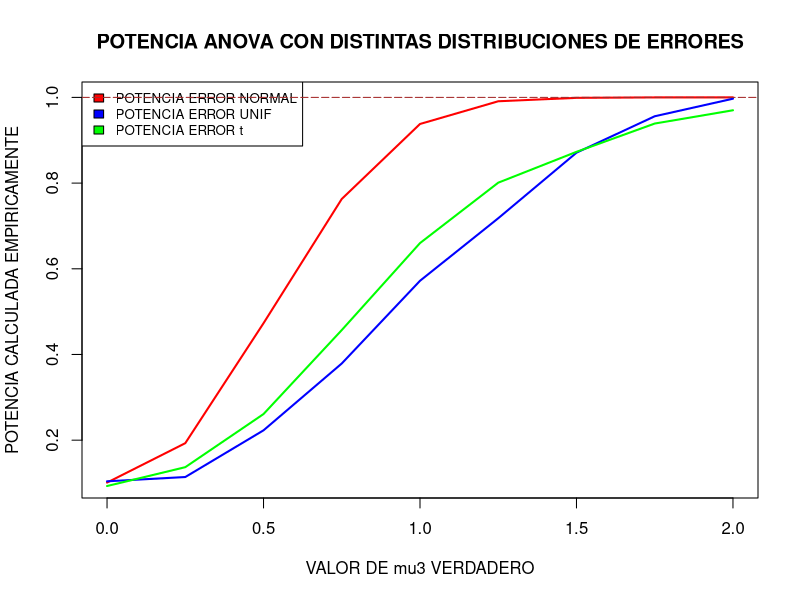
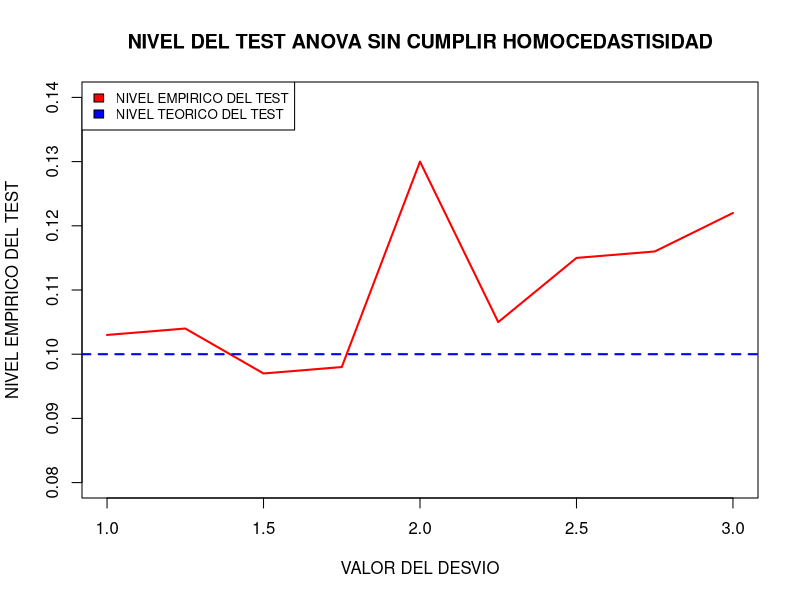
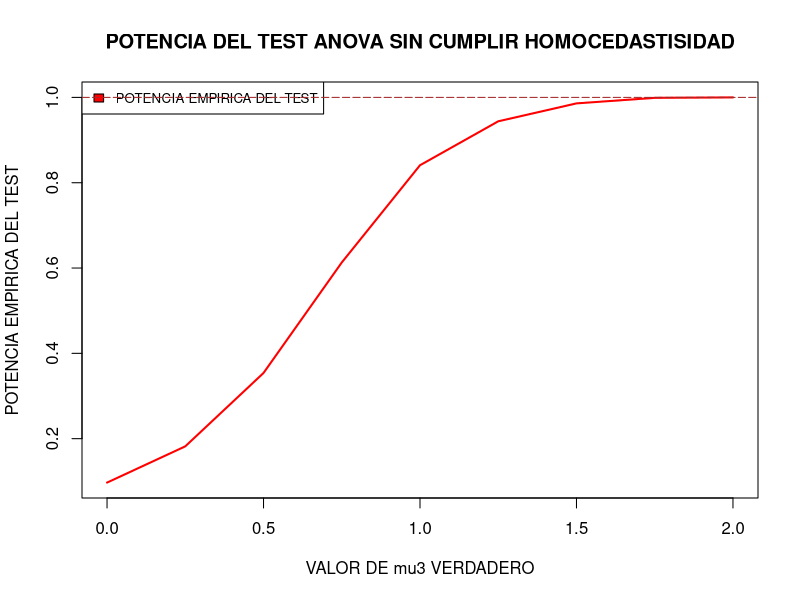
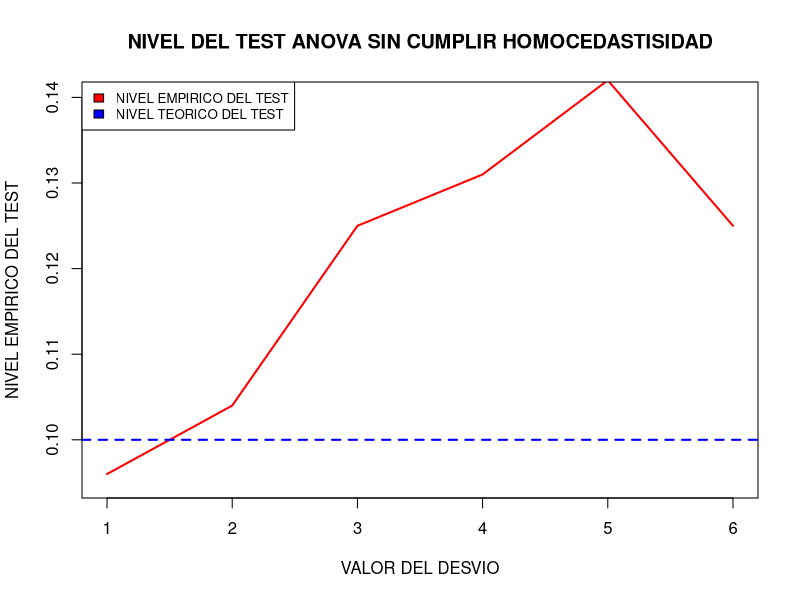
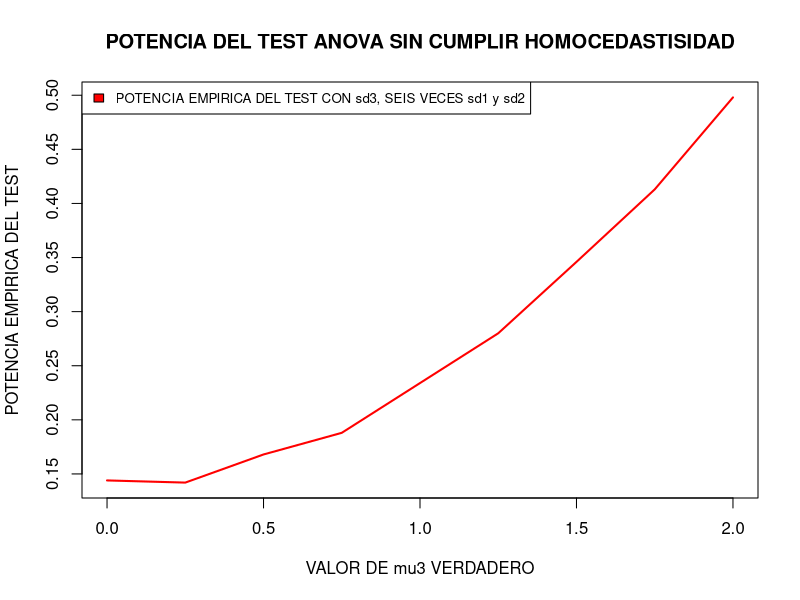
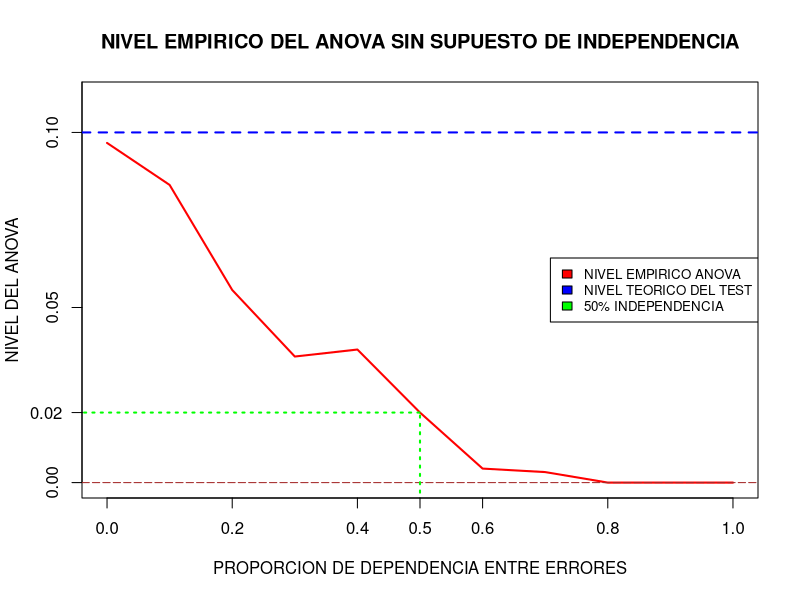
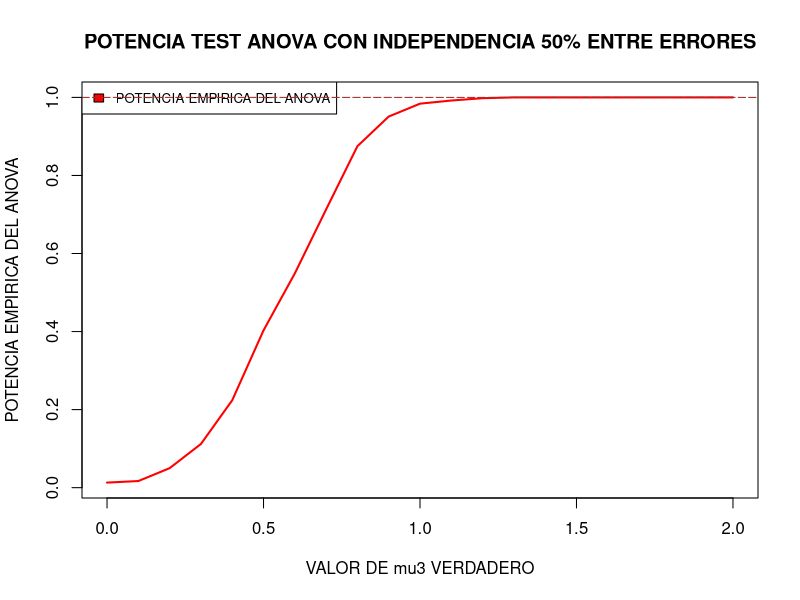
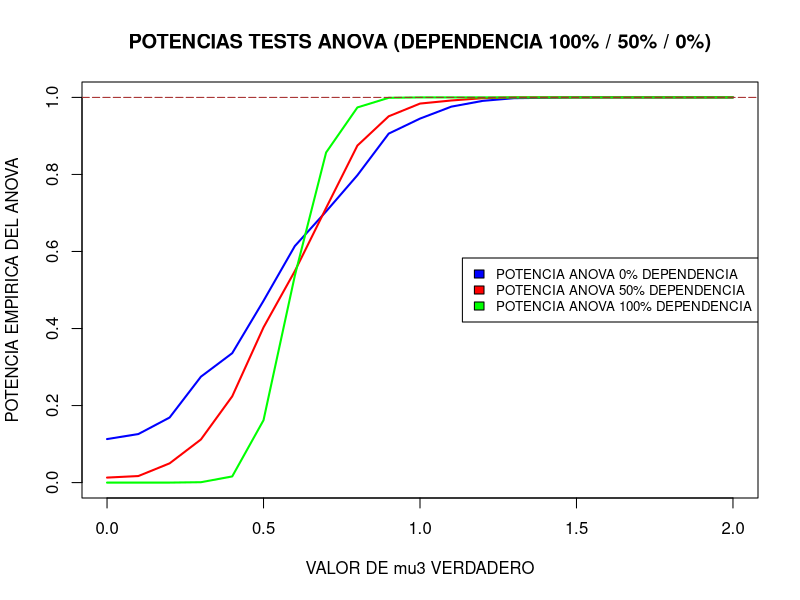

The R source for these figures, in order:
## ---- chunk 1
knitr::opts_chunk$set(echo = TRUE)
## ---- chunk 2
set.seed(999)
## ---- chunk 3
## experimentación anova

escenario1 = function(mus, J, desvio1 = sqrt(3), desvio2 = sqrt(3),
                      desvio3 = sqrt(3)){
  
  grupos = cbind(mus[1] + rnorm(J, 0, desvio1), 
                 mus[2] + rnorm(J, 0, desvio2),
                 mus[3] + rnorm(J, 0, desvio3))
}

SStot = function(muestra){
  sum((muestra - mean(muestra))^2)
}

SSw = function(muestra){
  sum(apply(muestra, 2, SStot))
}

SSb = function(muestra){
  J = nrow(muestra)
  media_tot = mean(muestra)
  J*(sum((colMeans(muestra) - media_tot)^2 ))
}



ploteame <- function(y1, y2=NULL, y3=NULL, x, posicion = "topleft",
                     xlab, ylab, main=NULL, l1=NULL, l2=NULL, l3=NULL,
                     col1 = "red", col2 = "blue", col3 = "green",
                     ylim = NULL, xaxp = NULL,
                     yaxp = NULL) {#Función que plotea 3 gráficos
  plot(y = y1, x = x, 
                     xlab = xlab, col = col1, type = "l",
                     ylab = ylab,
                     main = main,
                     ylim = ylim,
                     lwd = 2,
                     xaxp = xaxp,
                     yaxp = yaxp)

  if (is.numeric(y2)) {
    lines(x = x, lwd = 2,
        y = y2, col = col2)

    lines(x = x, lwd = 2,
        y = y3, col = col3)
    }

  legend(posicion,
       c(l1, l2, l3),
       fill = c(col1, col2, col3), cex = 0.8)
}
## ---- chunk 4
muestra = escenario1(mus = c(0, 0, 0), J = 20)
## ---- chunk 5
round(SStot(muestra), 3) == round(SSw(muestra) + SSb(muestra), 3)
## ---- chunk 6
# Creamos una funcion que calcula el Fcritico y el Fobservado, y devuelve
# True, en caso de rechazar H0 o False en caso de no tener evidencia suficiente
# para rechazarla.
rechazaHO <- function (muestra) {
  F_critico <- qf(p = 0.9, 
                  df1 = ncol(muestra) - 1, 
                  df2 = 3 * (nrow(muestra) - 1))
  
  F_observado <- (SSb(muestra) * ncol(muestra) * (nrow(muestra) - 1)) / 
                 ((ncol(muestra) - 1) * SSw(muestra))
  
  return(F_observado >= F_critico)
}
## ---- chunk 7

(proporcion_rechazos_h0 <- mean(replicate(1000, rechazaHO(escenario1(mus = c(0, 0, 0), J = 20, desvio1 = sqrt(1), desvio2 = sqrt(1), desvio3 = sqrt(1))))))

## ---- chunk 8
escenario2 <- function (medias, J) {
  grupos = cbind(medias[1] + runif(n = J, min = -3, max = 3), 
                 medias[2] + runif(n = J, min = -3, max = 3),
                 medias[3] + runif(n = J, min = -3, max = 3))
  return(grupos)
  }
## ---- chunk 9
escenario3 <- function (medias, J) {
  grupos = cbind(medias[1] + rt(n = J, df = 3), 
                 medias[2] + rt(n = J, df = 3),
                 medias[3] + rt(n = J, df = 3))
  return(grupos)
  }
## ---- chunk 10
proporcion_rechazos_h0_error_normal <- function(medias, J) {
  return(mean(replicate(1000, rechazaHO(escenario1(medias, J, desvio1=sqrt(1) 
                                                      , desvio2=sqrt(1),desvio3=sqrt(1))))))
 }

proporcion_rechazos_h0_error_unif <- function(medias, J) {
  return(mean(replicate(1000, rechazaHO(escenario2(medias, J)))))
 }


proporcion_rechazos_h0_error_t <- function(medias, J) {
  return(mean(replicate(1000, rechazaHO(escenario3(medias, J)))))
 }
## ---- chunk 11
c = 1
vector_nivel_error_normal <- c()
vector_nivel_error_unif <- c()
vector_nivel_error_t <- c()

for(n_obs in seq(3, 30, by = 3)) {
  vector_nivel_error_normal[c] <- proporcion_rechazos_h0_error_normal(c(0, 0, 0),n_obs)
  vector_nivel_error_unif[c] <- proporcion_rechazos_h0_error_unif(c(0, 0, 0),
                                                                 n_obs)
  vector_nivel_error_t[c] <- proporcion_rechazos_h0_error_t(c(0, 0, 0), n_obs)

  c = c + 1
 }

vector_nivel_error_normal
vector_nivel_error_unif
vector_nivel_error_t
## ---- chunk 12
c = 1; vect_potencia_error_normal <- c(); vect_potencia_error_unif <- c(); 
vect_potencia_error_t <- c()

for (mu3 in seq(0, 2, 0.25)) {
  vect_potencia_error_normal[c] <- proporcion_rechazos_h0_error_normal(c(0, 0, mu3), 20)
  vect_potencia_error_unif[c] <- proporcion_rechazos_h0_error_unif(c(0, 0, mu3), 20)
  vect_potencia_error_t[c] <- proporcion_rechazos_h0_error_t(c(0, 0, mu3), 20)
  c <- c + 1
 }
 
ploteame(y1 = vect_potencia_error_normal, y2 = vect_potencia_error_unif, 
         y3 = vect_potencia_error_t, x = seq(0, 2, 0.25), 
         xlab = "VALOR DE mu3 VERDADERO", 
         ylab = "POTENCIA CALCULADA EMPIRICAMENTE", 
         main = "POTENCIA ANOVA CON DISTINTAS DISTRIBUCIONES DE ERRORES", 
         l1 = "POTENCIA ERROR NORMAL", l2 = "POTENCIA ERROR UNIF", 
         l3 = "POTENCIA ERROR t")

abline(h = 1, col = "brown", lty = 5, lwd = 1)
## ---- chunk 13
escenario4 <- function (medias, desvios) {
  grupos = cbind(medias[1] + rnorm(n = 20, mean = 0, sd = desvios[1]), 
                 medias[2] + rnorm(n = 20, mean = 0, sd = desvios[2]),
                 medias[3] + rnorm(n = 20, mean = 0, sd = desvios[3]))
  return(grupos)
}
## ---- chunk 14
prop_rech_h0_homocedasticidad <- function(medias, desvios) {
  return(mean(replicate(1000, rechazaHO(escenario4(medias, desvios)))))
 }
## ---- chunk 15
prop_rech_h0_homocedasticidad(medias = c(0, 0, 0), 
                                        desvios = c(1, 1, 1.5))
## ---- chunk 16
c <- 1; vect_nivel_test <- c()

for(desvio_3 in seq(1, 3, 0.25)) {
  vect_nivel_test[c] <- prop_rech_h0_homocedasticidad(medias = c(0, 0, 0), 
                                        desvios = c(1, 1, desvio_3))
  c <- c + 1
}


ploteame(y1 = vect_nivel_test, x = seq(1, 3, 0.25), xlab = "VALOR DEL DESVIO",
         ylab = "NIVEL EMPIRICO DEL TEST", 
         main = "NIVEL DEL TEST ANOVA SIN CUMPLIR HOMOCEDASTISIDAD", 
         l1 = "NIVEL EMPIRICO DEL TEST", l2 = "NIVEL TEORICO DEL TEST",
         ylim = c(0.08, 0.14))

abline(h = 0.1, col = "blue", lty = 2, lwd = 2)
## ---- chunk 17
c = 1; vect_potencia_heterocedasticidad <- c()

for (mu3 in seq(0, 2, 0.25)) {
  vect_potencia_heterocedasticidad[c] <- prop_rech_h0_homocedasticidad(medias = c(0, 0, mu3), 
                                                                                 desvios = c(1, 1, 1.5))
  c <- c + 1
 }

ploteame(y1 = vect_potencia_heterocedasticidad, 
         x = seq(0, 2, 0.25), 
         xlab = "VALOR DE mu3 VERDADERO",
         ylab = "POTENCIA EMPIRICA DEL TEST", 
         main = "POTENCIA DEL TEST ANOVA SIN CUMPLIR HOMOCEDASTISIDAD",
         l1 = "POTENCIA EMPIRICA DEL TEST")

abline(h = 1, col = "brown", lty = 5, lwd = 1)

## ---- chunk 18
c <- 1; vect_nivel_test <- c()

for(desvio_3 in seq(1, 6, 1)) {
  vect_nivel_test[c] <- prop_rech_h0_homocedasticidad(medias = c(0, 0, 0), 
                                        desvios = c(1, 1, desvio_3))
  c <- c + 1
}


ploteame(y1 = vect_nivel_test, x = seq(1, 6, 1), xlab = "VALOR DEL DESVIO",
         ylab = "NIVEL EMPIRICO DEL TEST", 
         main = "NIVEL DEL TEST ANOVA SIN CUMPLIR HOMOCEDASTISIDAD", 
         l1 = "NIVEL EMPIRICO DEL TEST", l2 = "NIVEL TEORICO DEL TEST",
         ylim = c(0.095, 0.140) )

abline(h = 0.1, col = "blue", lty = 2, lwd = 2)
## ---- chunk 19
c = 1; vect_potencia_heterocedasticidad_2 <- c()
for (mu3 in seq(0, 2, 0.25)) {
  vect_potencia_heterocedasticidad_2[c] <- prop_rech_h0_homocedasticidad(medias = c(0, 0, mu3), 
                                                                       desvios = c(1, 1, 6))
  c <- c + 1
 }

ploteame(y1 = vect_potencia_heterocedasticidad_2, 
         x = seq(0, 2, 0.25), 
         xlab = "VALOR DE mu3 VERDADERO",
         ylab = "POTENCIA EMPIRICA DEL TEST", 
         main = "POTENCIA DEL TEST ANOVA SIN CUMPLIR HOMOCEDASTISIDAD",
         l1 = "POTENCIA EMPIRICA DEL TEST CON sd3, SEIS VECES sd1 y sd2")

## ---- chunk 20
escenario5 = function(mus, dep){
  J = 20
  desvio1 = 1
  desvio2 = 1
  desvio3 = 1
  base_err = rnorm(J, 0, sd = 1)
  
  grupos = cbind(mus[1] + rnorm(J, 0, desvio1*sqrt(1-dep)) + base_err*sqrt(dep),
                 mus[2] + rnorm(J, 0, desvio2*sqrt(1-dep)) + base_err*sqrt(dep),
                 mus[3] + rnorm(J, 0, desvio3*sqrt(1-dep)) + base_err*sqrt(dep))
}
## ---- chunk 21
proporcion_rechazos_h0_ind <- function(medias, dep) {
  return(mean(replicate(1000, rechazaHO(escenario5(mus = medias, dep = dep)))))
}
## ---- chunk 22
c <- 1; vect_nivel_test_ind <- c()

for(dependencia in seq(0, 1, 0.1)) {
  vect_nivel_test_ind[c] <- proporcion_rechazos_h0_ind(medias = c(0, 0, 0), 
                                                       dep = dependencia)
  c <- c + 1
}

ploteame(y1 = vect_nivel_test_ind, 
         x = seq(0, 1, 0.1), 
         xlab = "PROPORCION DE DEPENDENCIA ENTRE ERRORES",
         ylab = "NIVEL DEL ANOVA", 
         main = "NIVEL EMPIRICO DEL ANOVA SIN SUPUESTO DE INDEPENDENCIA",
         posicion = "right",
         l1 = "NIVEL EMPIRICO ANOVA", 
         l2 = "NIVEL TEORICO DEL TEST",
         l3 = "50% INDEPENDENCIA",
         xaxp = c(0, 1, 5),
         yaxp = c(0, 0.25, 5),
         ylim = c(0, 0.11))

axis(2, at = c(vect_nivel_test_ind[6]), las = 2)
axis(1, at = c(0.5), las = 1)

abline(h = 0.1, col = "blue", lty = 2, lwd = 2)
abline(h = 0, col = "brown", lty = 5, lwd = 1)
segments(x0 = 0.5, y0 = -0.01, x1 = 0.5, 
         y1 = vect_nivel_test_ind[6], lty = 3, lwd = 2, col = "green")
segments(x0 = -0.05, y0 = vect_nivel_test_ind[6], x1 = 0.5, 
         y1 = vect_nivel_test_ind[6], lty = 3, lwd = 2, col = "green")
## ---- chunk 23
c = 1; vect_potencia_ind <- c()

for (mu3 in seq(0, 2, 0.1)) {
  vect_potencia_ind[c] <- proporcion_rechazos_h0_ind(medias = c(0, 0, mu3), 
                                                     dep = 0.5)
  c <- c + 1
 }



ploteame(y1 = vect_potencia_ind, 
         x = seq(0, 2, 0.1), 
         xlab = "VALOR DE mu3 VERDADERO",
         ylab = "POTENCIA EMPIRICA DEL ANOVA", 
         main = "POTENCIA TEST ANOVA CON INDEPENDENCIA 50% ENTRE ERRORES",
         l1 = "POTENCIA EMPIRICA DEL ANOVA")

abline(h = 1, col = "brown", lty = 5, lwd = 1)
## ---- chunk 24
c = 1; vect_potencia_dep_100 <- c(); vect_potencia_dep_0 <- c()

for (mu3 in seq(0, 2, 0.1)) {
  vect_potencia_dep_100[c] <- proporcion_rechazos_h0_ind(medias = c(0, 0, mu3), 
                                                     dep = 1)

  vect_potencia_dep_0[c] <- proporcion_rechazos_h0_ind(medias = c(0, 0, mu3), 
                                                     dep = 0)
  c <- c + 1
 }

ploteame(y1 = vect_potencia_dep_0, y2 = vect_potencia_ind, 
         y3 = vect_potencia_dep_100, x = seq(0, 2, 0.1), 
         xlab = "VALOR DE mu3 VERDADERO",
         ylab = "POTENCIA EMPIRICA DEL ANOVA", 
         main = "POTENCIAS TESTS ANOVA (DEPENDENCIA 100% / 50% / 0%)",
         l1 = "POTENCIA ANOVA 0% DEPENDENCIA",
         l2 = "POTENCIA ANOVA 50% DEPENDENCIA",
         l3 = "POTENCIA ANOVA 100% DEPENDENCIA",
         col1 = "blue",
         col2 = "red",
         col3 = "green",
         posicion = "right",
         ylim = c(0,1))

abline(h = 1, col = "brown", lty = 5, lwd = 1)
## ---- chunk 25
SSb_vect = c(); SSw_vect = c()
varianza = 1

for(i in 1:1000){
muestra_indep_h0_verdadera = escenario5(mus = c(0, 0, 0), dep = 0)
SSb_vect[i] = SSb(muestra_indep_h0_verdadera)
SSw_vect[i] = SSw(muestra_indep_h0_verdadera)
}

hist(SSb_vect/varianza, freq = F, main = "VARIANZA BETWEEN - MUESTRAS INDEP CON H0 VERDADERA", col = "brown")
points(dchisq(x = min(SSb_vect):max(SSb_vect),
              df = 3-1, ncp = mean(SSb_vect)),
              col = "darkblue",
              pch = 15)
## ---- chunk 26
SSb_vect = c();SSw_vect = c()

for(i in 1:1000){
muestra_indep_h0_falsa = escenario5(mus = c(0, 0, 1), dep = 0)
SSb_vect[i] = SSb(muestra_indep_h0_falsa)
SSw_vect[i] = SSw(muestra_indep_h0_falsa)
}


hist(SSb_vect/varianza, freq = F, 
     main = "VARIANZA BETWEEN - MUESTRAS INDEP CON H0 FALSA",
     col = "brown")
points(dchisq(x = min(SSb_vect):max(SSb_vect), 
              df = 3-1, ncp = mean(SSb_vect)), 
       col = "darkblue",
       pch = 15)
## ---- chunk 27
SSb_vect = c()

for(i in 1:1000){
muestra_dep_h0_verdadera = escenario5(mus = c(0, 0, 0), dep = 1)
SSb_vect[i] = SSb(muestra_dep_h0_verdadera)
}

hist(SSb_vect/varianza, freq = F, 
     main = "VARIANZA BETWEEN - MUESTRAS DEPEND. H0 VERDADERA",
     col = "brown")
## ---- chunk 28
SSb_vect = c()

for(i in 1:100){
muestra_dep_h0_falsa = escenario5(mus = c(0, 0, 1), dep = 1)
SSb_vect[i] = SSb(muestra_dep_h0_falsa)
}


# print(paste("Observamos que la el vector de varianzas between, no tiene siquiera distribucion, ya que ",round(var(SSb_vect/varianza), 4)), sep = " ")
plot(SSb_vect/varianza, type='l', lwd=2,
     ylim = c(13.3, 13.4),
     xlab = "Iteraciones",
     main = "VARIANZA BETWEEN - MUESTRAS DEPEND. CON H0 FALSA",
     col  = "brown")
